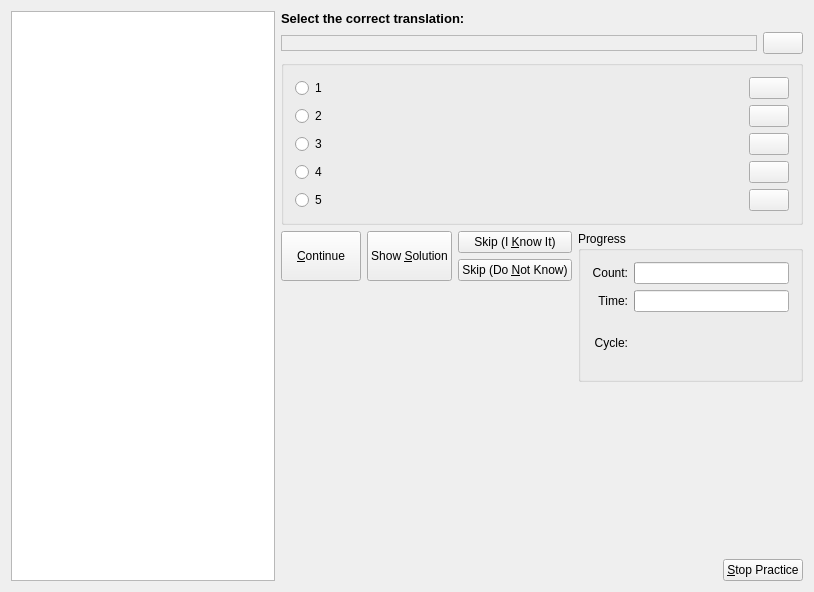
<ui version="4.0" >
 <author>Peter Hedlund &lt;peter.hedlund@kdemail.net></author>
 <class>MCQueryDlgForm</class>
 <widget class="QWidget" name="MCQueryDlgForm" >
  <property name="geometry" >
   <rect>
    <x>0</x>
    <y>0</y>
    <width>814</width>
    <height>592</height>
   </rect>
  </property>
  <layout class="QHBoxLayout" >
   <item>
    <widget class="QGraphicsView" name="imageGraphicsView" >
     <property name="minimumSize" >
      <size>
       <width>150</width>
       <height>150</height>
      </size>
     </property>
    </widget>
   </item>
   <item>
    <layout class="QVBoxLayout" >
     <item>
      <widget class="QLabel" name="TextLabel1" >
       <property name="sizePolicy" >
        <sizepolicy vsizetype="Fixed" hsizetype="Preferred" >
         <horstretch>0</horstretch>
         <verstretch>0</verstretch>
        </sizepolicy>
       </property>
       <property name="font" >
        <font>
         <family>Tahoma</family>
         <pointsize>10</pointsize>
         <weight>75</weight>
         <italic>false</italic>
         <bold>true</bold>
         <underline>false</underline>
         <strikeout>false</strikeout>
        </font>
       </property>
       <property name="text" >
        <string>Select the correct translation:</string>
       </property>
      </widget>
     </item>
     <item>
      <layout class="QHBoxLayout" >
       <item>
        <widget class="QLabel" name="orgField" >
         <property name="sizePolicy" >
          <sizepolicy vsizetype="Fixed" hsizetype="Expanding" >
           <horstretch>0</horstretch>
           <verstretch>0</verstretch>
          </sizepolicy>
         </property>
         <property name="frameShape" >
          <enum>QFrame::StyledPanel</enum>
         </property>
         <property name="frameShadow" >
          <enum>QFrame::Plain</enum>
         </property>
         <property name="text" >
          <string/>
         </property>
        </widget>
       </item>
       <item>
        <widget class="QPushButton" name="audioPlayQuestionButton" >
         <property name="text" >
          <string/>
         </property>
        </widget>
       </item>
      </layout>
     </item>
     <item>
      <widget class="QGroupBox" name="multipleChoiceGroupBox" >
       <property name="sizePolicy" >
        <sizepolicy vsizetype="Preferred" hsizetype="Preferred" >
         <horstretch>0</horstretch>
         <verstretch>0</verstretch>
        </sizepolicy>
       </property>
       <property name="title" >
        <string/>
       </property>
       <layout class="QVBoxLayout" >
        <item>
         <layout class="QHBoxLayout" >
          <item>
           <widget class="QRadioButton" name="choiceRadioButton1" >
            <property name="sizePolicy" >
             <sizepolicy vsizetype="Fixed" hsizetype="Expanding" >
              <horstretch>0</horstretch>
              <verstretch>0</verstretch>
             </sizepolicy>
            </property>
            <property name="text" >
             <string>1</string>
            </property>
           </widget>
          </item>
          <item>
           <widget class="QPushButton" name="audioChoiceButton1" >
            <property name="text" >
             <string/>
            </property>
           </widget>
          </item>
         </layout>
        </item>
        <item>
         <layout class="QHBoxLayout" >
          <item>
           <widget class="QRadioButton" name="choiceRadioButton2" >
            <property name="sizePolicy" >
             <sizepolicy vsizetype="Fixed" hsizetype="Expanding" >
              <horstretch>0</horstretch>
              <verstretch>0</verstretch>
             </sizepolicy>
            </property>
            <property name="text" >
             <string>2</string>
            </property>
           </widget>
          </item>
          <item>
           <widget class="QPushButton" name="audioChoiceButton2" >
            <property name="text" >
             <string/>
            </property>
           </widget>
          </item>
         </layout>
        </item>
        <item>
         <layout class="QHBoxLayout" >
          <item>
           <widget class="QRadioButton" name="choiceRadioButton3" >
            <property name="sizePolicy" >
             <sizepolicy vsizetype="Fixed" hsizetype="Expanding" >
              <horstretch>0</horstretch>
              <verstretch>0</verstretch>
             </sizepolicy>
            </property>
            <property name="text" >
             <string>3</string>
            </property>
           </widget>
          </item>
          <item>
           <widget class="QPushButton" name="audioChoiceButton3" >
            <property name="text" >
             <string/>
            </property>
           </widget>
          </item>
         </layout>
        </item>
        <item>
         <layout class="QHBoxLayout" >
          <item>
           <widget class="QRadioButton" name="choiceRadioButton4" >
            <property name="sizePolicy" >
             <sizepolicy vsizetype="Fixed" hsizetype="Expanding" >
              <horstretch>0</horstretch>
              <verstretch>0</verstretch>
             </sizepolicy>
            </property>
            <property name="text" >
             <string>4</string>
            </property>
           </widget>
          </item>
          <item>
           <widget class="QPushButton" name="audioChoiceButton4" >
            <property name="text" >
             <string/>
            </property>
           </widget>
          </item>
         </layout>
        </item>
        <item>
         <layout class="QHBoxLayout" >
          <item>
           <widget class="QRadioButton" name="choiceRadioButton5" >
            <property name="sizePolicy" >
             <sizepolicy vsizetype="Fixed" hsizetype="Expanding" >
              <horstretch>0</horstretch>
              <verstretch>0</verstretch>
             </sizepolicy>
            </property>
            <property name="text" >
             <string>5</string>
            </property>
           </widget>
          </item>
          <item>
           <widget class="QPushButton" name="audioChoiceButton5" >
            <property name="text" >
             <string/>
            </property>
           </widget>
          </item>
         </layout>
        </item>
       </layout>
      </widget>
     </item>
     <item>
      <layout class="QHBoxLayout" >
       <item>
        <layout class="QVBoxLayout" >
         <item>
          <layout class="QGridLayout" >
           <item rowspan="2" row="0" column="0" >
            <widget class="QPushButton" name="continueButton" >
             <property name="sizePolicy" >
              <sizepolicy vsizetype="Expanding" hsizetype="Expanding" >
               <horstretch>0</horstretch>
               <verstretch>0</verstretch>
              </sizepolicy>
             </property>
             <property name="text" >
              <string>&amp;Continue</string>
             </property>
            </widget>
           </item>
           <item rowspan="2" row="0" column="1" >
            <widget class="QPushButton" name="show_all" >
             <property name="sizePolicy" >
              <sizepolicy vsizetype="Minimum" hsizetype="Minimum" >
               <horstretch>0</horstretch>
               <verstretch>0</verstretch>
              </sizepolicy>
             </property>
             <property name="text" >
              <string>Show &amp;Solution</string>
             </property>
            </widget>
           </item>
           <item row="0" column="2" >
            <widget class="QPushButton" name="know_it" >
             <property name="sizePolicy" >
              <sizepolicy vsizetype="Minimum" hsizetype="Minimum" >
               <horstretch>0</horstretch>
               <verstretch>0</verstretch>
              </sizepolicy>
             </property>
             <property name="text" >
              <string>Skip (I &amp;Know It)</string>
             </property>
            </widget>
           </item>
           <item row="1" column="2" >
            <widget class="QPushButton" name="dont_know" >
             <property name="sizePolicy" >
              <sizepolicy vsizetype="Minimum" hsizetype="Minimum" >
               <horstretch>0</horstretch>
               <verstretch>0</verstretch>
              </sizepolicy>
             </property>
             <property name="text" >
              <string>Skip (Do &amp;Not Know)</string>
             </property>
            </widget>
           </item>
          </layout>
         </item>
         <item>
          <spacer>
           <property name="orientation" >
            <enum>Qt::Vertical</enum>
           </property>
           <property name="sizeHint" stdset="0" >
            <size>
             <width>20</width>
             <height>40</height>
            </size>
           </property>
          </spacer>
         </item>
        </layout>
       </item>
       <item>
        <widget class="QGroupBox" name="progressgroup" >
         <property name="sizePolicy" >
          <sizepolicy vsizetype="Minimum" hsizetype="Minimum" >
           <horstretch>0</horstretch>
           <verstretch>0</verstretch>
          </sizepolicy>
         </property>
         <property name="title" >
          <string>Progress</string>
         </property>
         <layout class="QGridLayout" >
          <property name="margin" >
           <number>11</number>
          </property>
          <property name="spacing" >
           <number>6</number>
          </property>
          <item row="0" column="1" >
           <widget class="QProgressBar" name="countbar" >
            <property name="orientation" >
             <enum>Qt::Horizontal</enum>
            </property>
           </widget>
          </item>
          <item row="1" column="1" >
           <widget class="QProgressBar" name="timebar" >
            <property name="orientation" >
             <enum>Qt::Horizontal</enum>
            </property>
           </widget>
          </item>
          <item row="0" column="0" >
           <widget class="QLabel" name="countlabel" >
            <property name="sizePolicy" >
             <sizepolicy vsizetype="Preferred" hsizetype="Preferred" >
              <horstretch>0</horstretch>
              <verstretch>0</verstretch>
             </sizepolicy>
            </property>
            <property name="text" >
             <string>Count:</string>
            </property>
            <property name="alignment" >
             <set>Qt::AlignRight|Qt::AlignTrailing|Qt::AlignVCenter</set>
            </property>
           </widget>
          </item>
          <item row="1" column="0" >
           <widget class="QLabel" name="timelabel" >
            <property name="sizePolicy" >
             <sizepolicy vsizetype="Preferred" hsizetype="Preferred" >
              <horstretch>0</horstretch>
              <verstretch>0</verstretch>
             </sizepolicy>
            </property>
            <property name="text" >
             <string>Time:</string>
            </property>
            <property name="alignment" >
             <set>Qt::AlignRight|Qt::AlignTrailing|Qt::AlignVCenter</set>
            </property>
           </widget>
          </item>
          <item row="2" column="0" >
           <widget class="QLabel" name="Cyclelabel" >
            <property name="frameShape" >
             <enum>QFrame::NoFrame</enum>
            </property>
            <property name="text" >
             <string>Cycle:</string>
            </property>
            <property name="alignment" >
             <set>Qt::AlignRight|Qt::AlignTrailing|Qt::AlignVCenter</set>
            </property>
           </widget>
          </item>
          <item row="2" column="1" >
           <widget class="QLabel" name="progCount" >
            <property name="sizePolicy" >
             <sizepolicy vsizetype="Minimum" hsizetype="Preferred" >
              <horstretch>0</horstretch>
              <verstretch>0</verstretch>
             </sizepolicy>
            </property>
           </widget>
          </item>
         </layout>
        </widget>
       </item>
      </layout>
     </item>
     <item>
      <widget class="QLabel" name="status" >
       <property name="sizePolicy" >
        <sizepolicy vsizetype="Minimum" hsizetype="Expanding" >
         <horstretch>0</horstretch>
         <verstretch>0</verstretch>
        </sizepolicy>
       </property>
       <property name="frameShadow" >
        <enum>QFrame::Plain</enum>
       </property>
       <property name="text" >
        <string/>
       </property>
      </widget>
     </item>
     <item>
      <spacer>
       <property name="orientation" >
        <enum>Qt::Vertical</enum>
       </property>
       <property name="sizeType" >
        <enum>QSizePolicy::MinimumExpanding</enum>
       </property>
       <property name="sizeHint" stdset="0" >
        <size>
         <width>522</width>
         <height>20</height>
        </size>
       </property>
      </spacer>
     </item>
     <item>
      <layout class="QHBoxLayout" >
       <item>
        <spacer>
         <property name="orientation" >
          <enum>Qt::Horizontal</enum>
         </property>
         <property name="sizeHint" stdset="0" >
          <size>
           <width>111</width>
           <height>20</height>
          </size>
         </property>
        </spacer>
       </item>
       <item>
        <widget class="QPushButton" name="stopPracticeButton" >
         <property name="text" >
          <string>&amp;Stop Practice</string>
         </property>
        </widget>
       </item>
      </layout>
     </item>
    </layout>
   </item>
  </layout>
 </widget>
 <layoutdefault spacing="6" margin="11" />
 <tabstops>
  <tabstop>show_all</tabstop>
  <tabstop>know_it</tabstop>
  <tabstop>dont_know</tabstop>
 </tabstops>
 <resources/>
 <connections/>
</ui>
